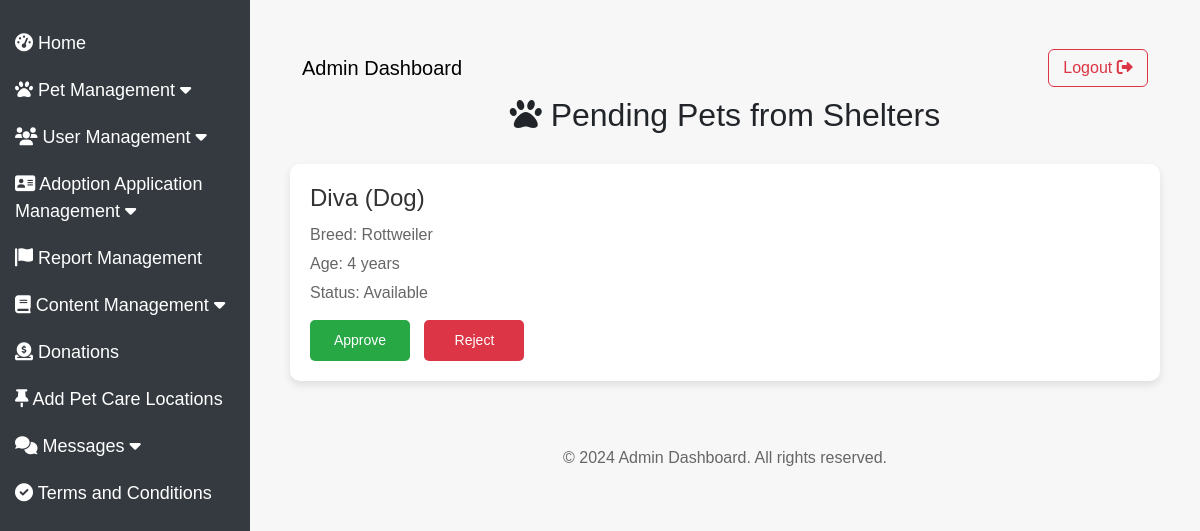
The app's page /Final/admin/pending_pets.php (signed in) with its own data.
### tables this page shows
CREATE TABLE `pending_pets` (
  `PendingPetID` int(11) NOT NULL,
  `PetName` varchar(100) NOT NULL,
  `Breed` varchar(100) DEFAULT NULL,
  `Age` int(11) DEFAULT NULL,
  `Gender` enum('Male','Female','Unknown') DEFAULT NULL,
  `Size` varchar(50) DEFAULT NULL,
  `Color` varchar(50) DEFAULT NULL,
  `HealthStatus` varchar(255) DEFAULT NULL,
  `Description` text DEFAULT NULL,
  `Location` varchar(255) DEFAULT NULL,
  `Status` varchar(50) DEFAULT NULL,
  `ProfilePicture` varchar(255) DEFAULT NULL,
  `ShelterID` int(11) DEFAULT NULL,
  `DateAdded` datetime DEFAULT current_timestamp(),
  `PetType` enum('Cat','Dog','Other') NOT NULL DEFAULT 'Dog'
);

### Final/admin/pending_pets.php (the view, shortened to what this page needs)
<?php
include 'db.php';
try {
    $stmt = $pdo->query("SELECT * FROM pending_pets");
    $pendingPets = $stmt->fetchAll(PDO::FETCH_ASSOC);
} catch (PDOException $e) {
    echo "Error fetching pending pets: " . $e->getMessage();
}
include('partials/header_admin.php');
?>
<!DOCTYPE html>
<html lang="en">
<head>
</head>
<body>
    <h2><i class="fas fa-paw"></i> Pending Pets from Shelters</h2>
    <?php if (empty($pendingPets)): ?>
        <div class="alert alert-info">
            No pending pet requests.
        </div>
    <?php else: ?>
        <?php foreach ($pendingPets as $pet): ?>
            <div class="pet-card">
                <h3><?php echo htmlspecialchars($pet['PetName']); ?> (<?php echo htmlspecialchars($pet['PetType']); ?>)</h3>
                <p>Breed: <?php echo htmlspecialchars($pet['Breed']); ?></p>
                <p>Age: <?php echo htmlspecialchars($pet['Age']); ?> years</p>
                <p>Status: <?php echo htmlspecialchars($pet['Status']); ?></p>
                <form action="approve_pet.php" method="POST">
                    <button type="submit" name="approve">Approve</button>
                    <button type="submit" name="reject">Reject</button>
                </form>
            </div>
        <?php endforeach; ?>
    <?php endif; ?>
    <?php include('partials/footer_admin.php'); ?>
</body>
</html>

### Final/admin/partials/header_admin.php (style rules this page uses)
body { display: flex; min-height: 100vh; flex-direction: column; }

### Final/admin/pending_pets.php (style rules this page uses)
body { font-family: Arial, sans-serif; background-color: #f7f7f7; padding: 20px; }
h2 { text-align: center; margin-bottom: 30px; }
.pet-card { background-color: #fff; border-radius: 10px; box-shadow: 0 4px 8px rgba(0, 0, 0, 0.1); padding: 20px; margin-bottom: 20px; }
h3 { font-size: 24px; margin-bottom: 10px; color: #333; }
p { margin: 5px 0; color: #666; }
form { margin-top: 15px; }
button { width: 100px; padding: 10px; border: none; border-radius: 5px; font-size: 14px; cursor: pointer; }
button[name="approve"] { background-color: #28a745; color: white; margin-right: 10px; }
button[name="reject"] { background-color: #dc3545; color: white; }

### records on screen
pending_pets: PetName "Diva", PetType "Dog", Breed "Rottweiler", Age "4", Status "Available"
